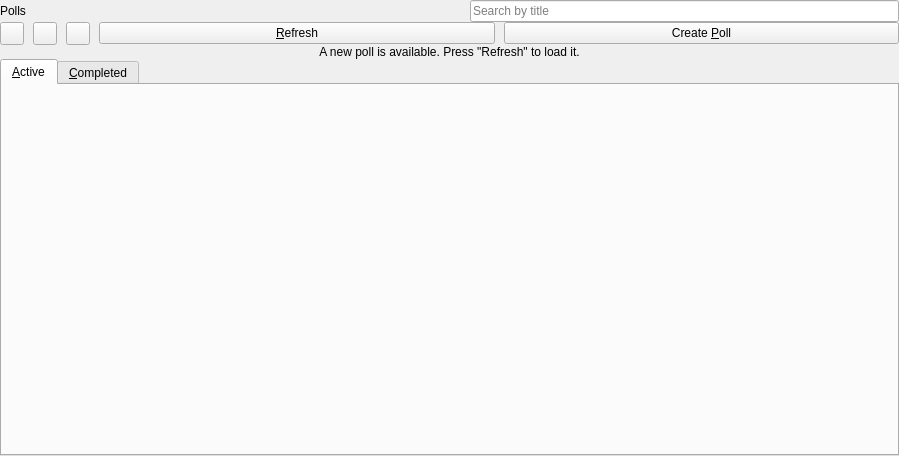
<?xml version="1.0" encoding="UTF-8"?>
<ui version="4.0">
 <class>VotingPage</class>
 <widget class="QWidget" name="VotingPage">
  <property name="geometry">
   <rect>
    <x>0</x>
    <y>0</y>
    <width>899</width>
    <height>456</height>
   </rect>
  </property>
  <property name="windowTitle">
   <string>Voting</string>
  </property>
  <layout class="QVBoxLayout" name="votingPageVerticalLayout" stretch="0,0,0,0">
   <property name="spacing">
    <number>0</number>
   </property>
   <property name="leftMargin">
    <number>0</number>
   </property>
   <property name="topMargin">
    <number>0</number>
   </property>
   <property name="rightMargin">
    <number>0</number>
   </property>
   <property name="bottomMargin">
    <number>0</number>
   </property>
   <item alignment="Qt::AlignVCenter">
    <widget class="QFrame" name="headerFrame">
     <property name="frameShape">
      <enum>QFrame::NoFrame</enum>
     </property>
     <property name="frameShadow">
      <enum>QFrame::Plain</enum>
     </property>
     <layout class="QHBoxLayout" name="headerFrameLayout">
      <property name="spacing">
       <number>15</number>
      </property>
      <property name="leftMargin">
       <number>0</number>
      </property>
      <property name="topMargin">
       <number>0</number>
      </property>
      <property name="rightMargin">
       <number>0</number>
      </property>
      <property name="bottomMargin">
       <number>0</number>
      </property>
      <item alignment="Qt::AlignVCenter">
       <widget class="QWidget" name="headerTitleWrapper" native="true">
        <layout class="QVBoxLayout" name="headerTitleVerticalLayout">
         <property name="spacing">
          <number>4</number>
         </property>
         <property name="leftMargin">
          <number>0</number>
         </property>
         <property name="topMargin">
          <number>0</number>
         </property>
         <property name="rightMargin">
          <number>0</number>
         </property>
         <property name="bottomMargin">
          <number>0</number>
         </property>
         <item>
          <widget class="QLabel" name="headerTitleLabel">
           <property name="text">
            <string>Polls</string>
           </property>
          </widget>
         </item>
        </layout>
       </widget>
      </item>
      <item>
       <spacer name="headerFrameSpacer">
        <property name="orientation">
         <enum>Qt::Horizontal</enum>
        </property>
        <property name="sizeHint" stdset="0">
         <size>
          <width>40</width>
          <height>20</height>
         </size>
        </property>
       </spacer>
      </item>
      <item>
       <widget class="QLineEdit" name="filterLineEdit">
        <property name="placeholderText">
         <string>Search by title</string>
        </property>
        <property name="clearButtonEnabled">
         <bool>true</bool>
        </property>
       </widget>
      </item>
     </layout>
    </widget>
   </item>
   <item>
    <widget class="QFrame" name="tabButtonFrame">
     <layout class="QHBoxLayout" name="horizontalLayout">
      <property name="spacing">
       <number>9</number>
      </property>
      <property name="leftMargin">
       <number>0</number>
      </property>
      <property name="topMargin">
       <number>0</number>
      </property>
      <property name="rightMargin">
       <number>0</number>
      </property>
      <property name="bottomMargin">
       <number>0</number>
      </property>
      <item>
       <widget class="QToolButton" name="cardsToggleButton">
        <property name="toolTip">
         <string>View as list.</string>
        </property>
        <property name="shortcut">
         <string>Alt+T</string>
        </property>
       </widget>
      </item>
      <item>
       <widget class="QToolButton" name="tableToggleButton">
        <property name="toolTip">
         <string>View as table.</string>
        </property>
        <property name="shortcut">
         <string>Alt+T</string>
        </property>
       </widget>
      </item>
      <item>
       <widget class="QToolButton" name="sortButton">
        <property name="toolTip">
         <string>Sort by...</string>
        </property>
        <property name="shortcut">
         <string>Alt+S</string>
        </property>
        <property name="popupMode">
         <enum>QToolButton::InstantPopup</enum>
        </property>
       </widget>
      </item>
      <item alignment="Qt::AlignVCenter">
       <widget class="QPushButton" name="refreshButton">
        <property name="text">
         <string>&amp;Refresh</string>
        </property>
       </widget>
      </item>
      <item alignment="Qt::AlignVCenter">
       <widget class="QPushButton" name="createPollButton">
        <property name="text">
         <string>Create &amp;Poll</string>
        </property>
       </widget>
      </item>
     </layout>
    </widget>
   </item>
   <item>
    <widget class="QLabel" name="pollReceivedLabel">
     <property name="text">
      <string>A new poll is available. Press &quot;Refresh&quot; to load it.</string>
     </property>
     <property name="alignment">
      <set>Qt::AlignCenter</set>
     </property>
    </widget>
   </item>
   <item>
    <widget class="QWidget" name="tabWrapperWidget" native="true">
     <layout class="QVBoxLayout" name="tabWrapperWidgetLayout">
      <property name="leftMargin">
       <number>0</number>
      </property>
      <property name="topMargin">
       <number>0</number>
      </property>
      <property name="rightMargin">
       <number>0</number>
      </property>
      <property name="bottomMargin">
       <number>0</number>
      </property>
      <item>
       <widget class="QTabWidget" name="tabWidget">
        <property name="currentIndex">
         <number>0</number>
        </property>
        <widget class="PollTab" name="activePollsTab">
         <attribute name="title">
          <string>&amp;Active</string>
         </attribute>
        </widget>
        <widget class="PollTab" name="finishedPollsTab">
         <attribute name="title">
          <string>&amp;Completed</string>
         </attribute>
        </widget>
       </widget>
      </item>
     </layout>
    </widget>
   </item>
  </layout>
 </widget>
 <customwidgets>
  <customwidget>
   <class>PollTab</class>
   <extends>QWidget</extends>
   <header>voting/polltab.h</header>
   <container>1</container>
  </customwidget>
 </customwidgets>
 <resources/>
 <connections/>
</ui>
